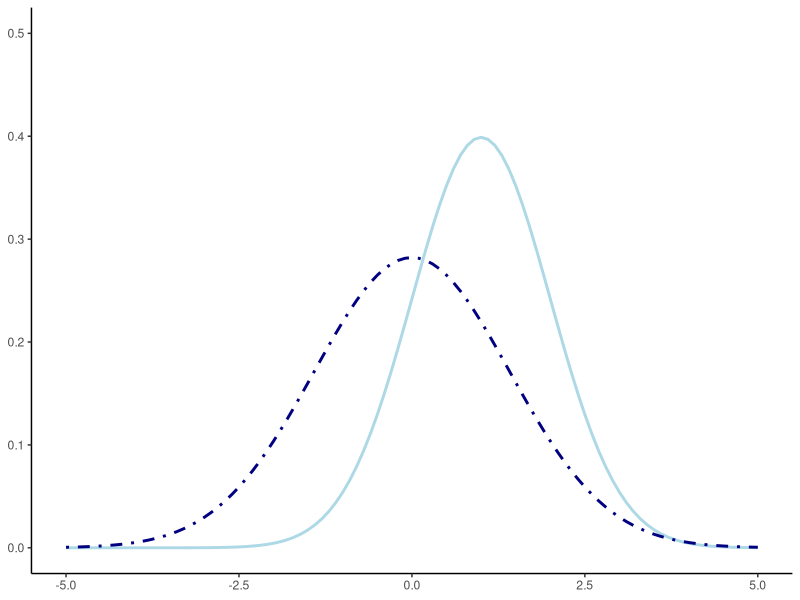
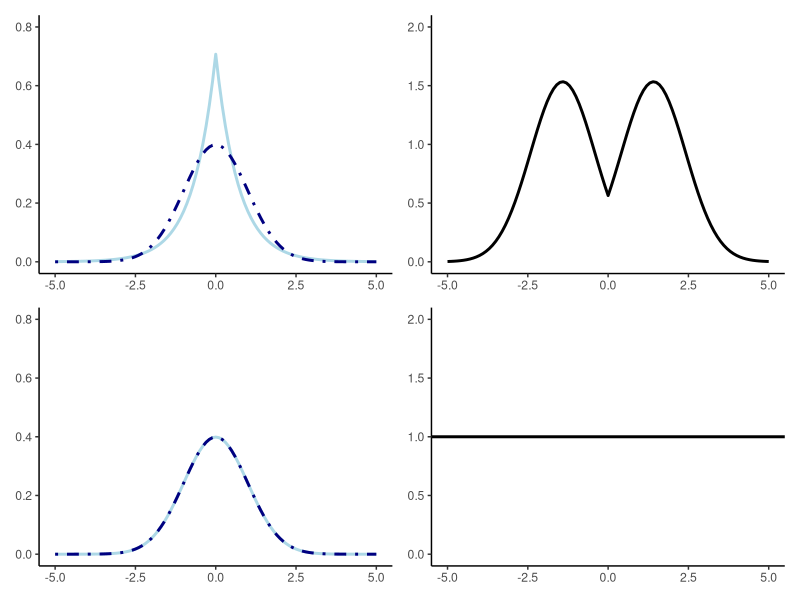
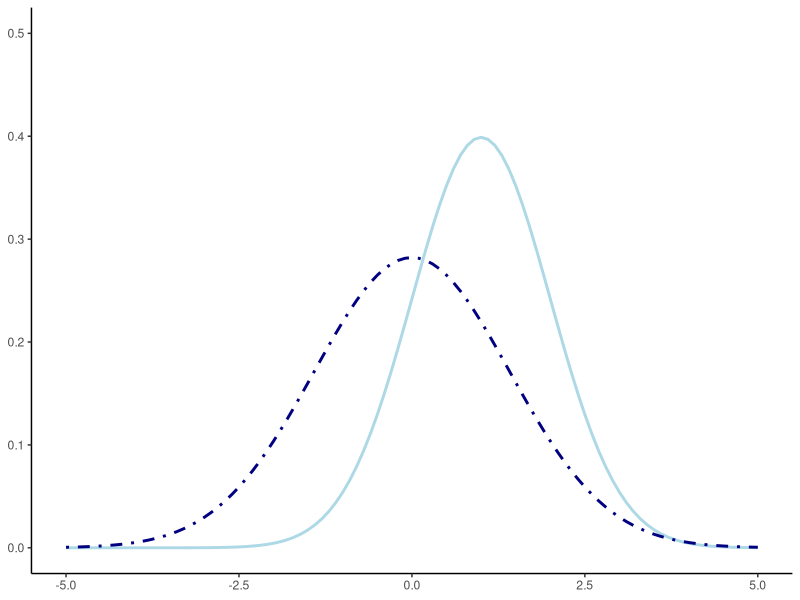
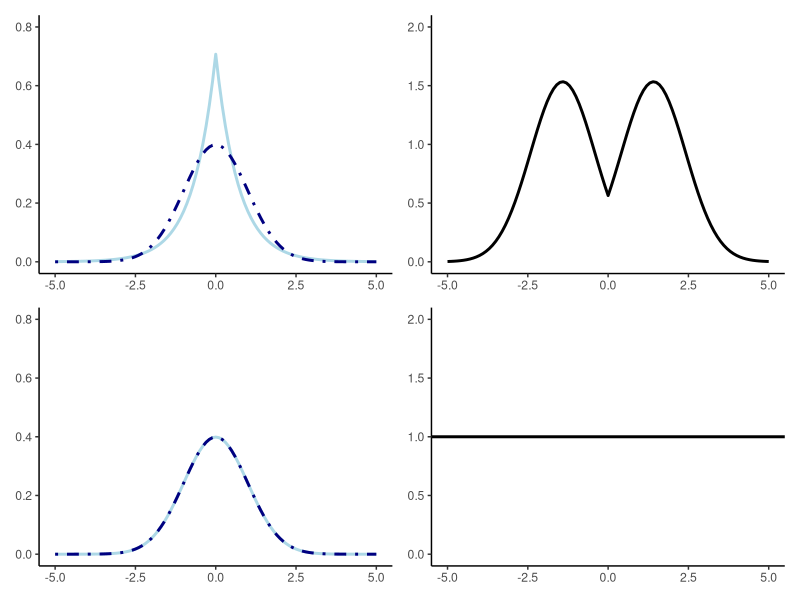

These figures' R source, in order:

################################################################################
##                                   Figures                                  ##
################################################################################

library(ggplot2)
library(patchwork)

dlaplace <- function(x, mu = 0, sd = 1) exp(-abs(x-mu)/(sd / sqrt(2))) / (2*(sd / sqrt(2)))
dratio_lap_norm <- function(x, mu = 0, sd = 1) {
  dnorm(x, mu, sd) / dlaplace(x, mu, sd)
}

ggplot() +
  stat_function(fun = dnorm, args = list(mean = 1, sd = 1),
                col = "lightblue", linewidth = 1, linetype = 1) +
  stat_function(fun = dnorm, args = list(mean = 0, sd = sqrt(2)),
                col = "navy", linewidth = 1, linetype = 4) +
  theme_classic() +
  xlim(-5, 5) +
  ylim(0, 0.5) +
  ylab(NULL)

ggsave("densities.png", device = "png",
       path = "presentation", dpi = 500,
       width = 9, height = 6)


ggplot() +
  stat_function(fun = dlaplace, args = list(mu = 0, sd = 1),
                col = "lightblue", linewidth = 1, linetype = 1) +
  stat_function(fun = dnorm, args = list(mean = 0, sd = 1),
                col = "navy", linewidth = 1, linetype = 4) +
  xlim(-5, 5) +
  ylim(0, 0.8) +
  theme_classic() +
  ylab(NULL) +
ggplot() +
  stat_function(fun = dratio_lap_norm, args = list(mu = 0, sd = 1),
                linewidth = 1, linetype = 1) +
  xlim(-5, 5) +
  ylim(0, 2) +
  theme_classic() +
  ylab(NULL) +
ggplot() +
  stat_function(fun = dnorm, args = list(mean = 0, sd = 1),
                col = "lightblue", linewidth = 1, linetype = 1) +
  stat_function(fun = dnorm, args = list(mean = 0, sd = 1),
                col = "navy", linewidth = 1, linetype = 4) +
  xlim(-5, 5) +
  ylim(0, 0.8) +
  theme_classic() +
  ylab(NULL) +
ggplot() +
  geom_abline(intercept = 1, slope = 0, linewidth = 1, linetype = 1) +
  theme_classic() +
  xlim(-5, 5) +
  ylim(0, 2) +
  ylab(NULL)

ggsave("densityratios.png", device = "png",
       path = "presentation", dpi = 500,
       width = 9, height = 6)
